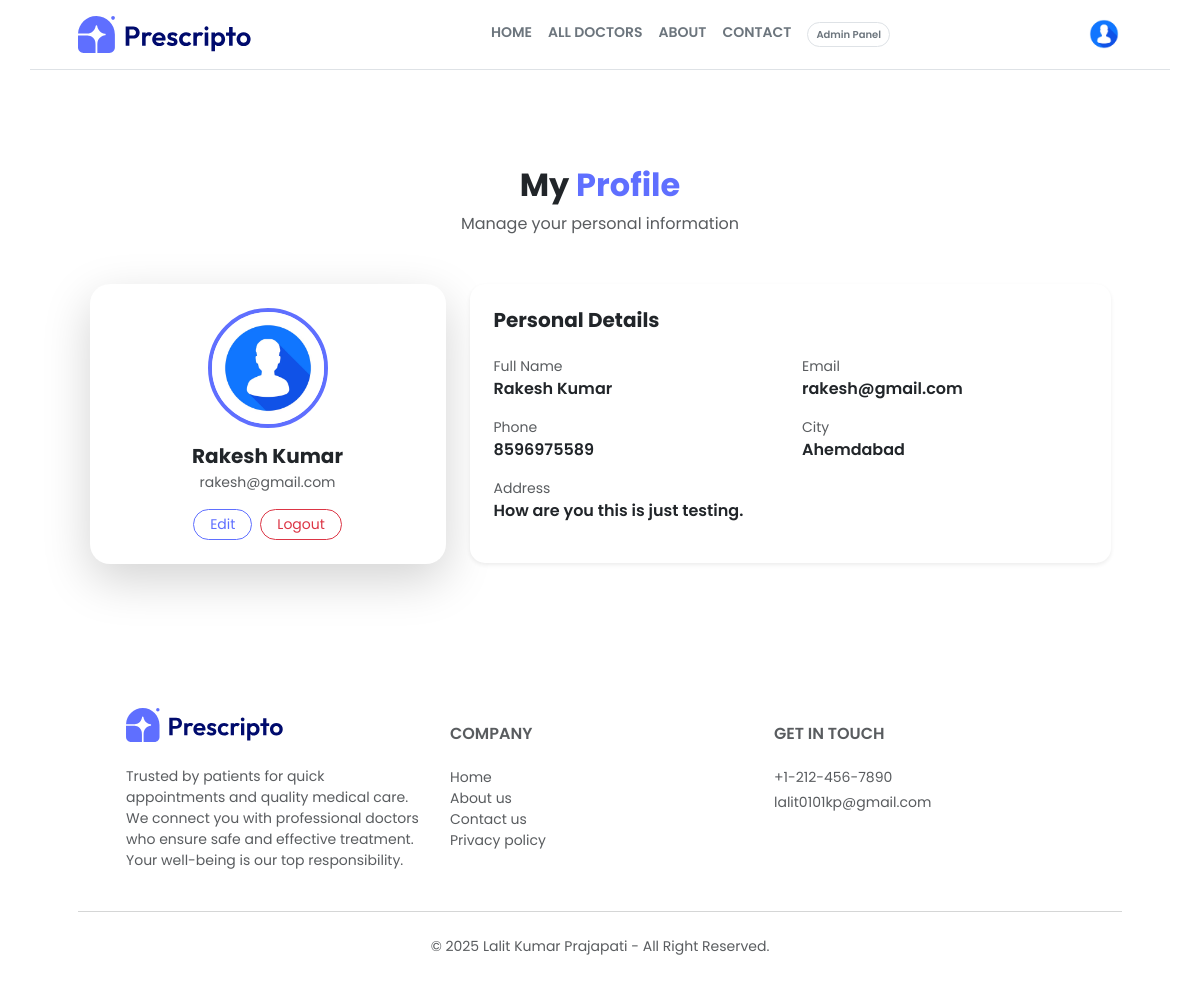
The app's page /my-profile/ (signed in), older data.
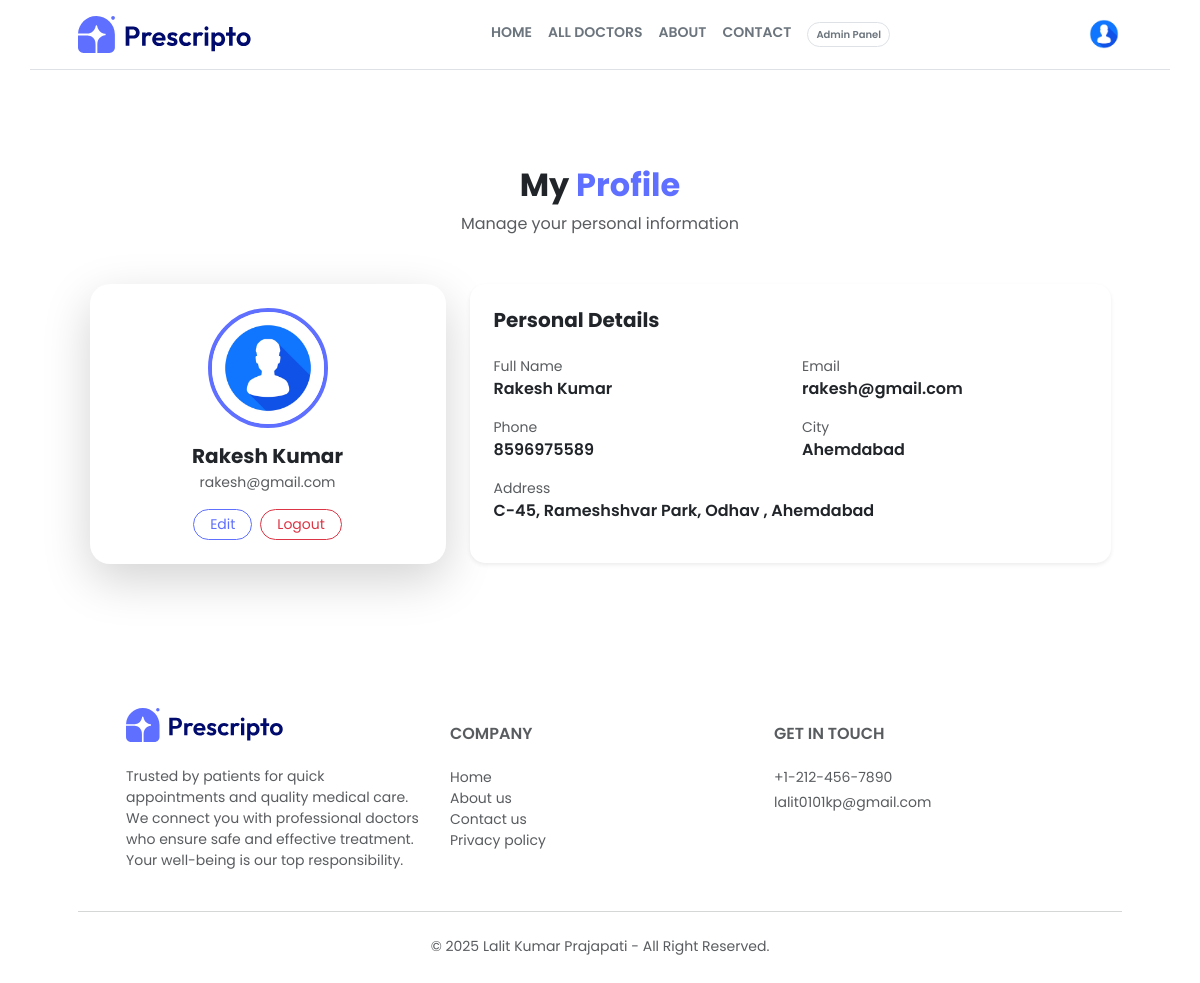
The same page, newer data.
### appointment/models.py (models this page shows, shortened)
class Patients(models.Model):
    username = models.CharField(max_length=100)
    email = models.EmailField()
    password = models.CharField(max_length=100)
    phone = models.CharField(max_length=15, blank=True)
    city = models.CharField(max_length=100, blank=True)
    address = models.TextField(blank=True)
    profile_image = CloudinaryField('image', folder='patients_image')

### appointment/views.py (the view)
# urls.py: path('my-profile/', views.my_profile, name='my_profile'),
def my_profile(request):
    if 'login' in request.session:
        email = request.session['login']
        user = Patients.objects.get(email=email)
        return render(request, 'profile.html', {'user': user})
    else:
        return redirect('login')

### templates/profile.html
{% extends "layout.html" %}
{% load static %}
{% block contant %}
    <section class="container my-5 py-5">
        <div class="text-center mb-5" data-aos="fade-down">
            <h2 class="fw-bold">My <span style="color: rgb(95,111,255);">Profile</span></h2>
            <p class="text-muted">Manage your personal information</p>
        </div>
        <div class="row justify-content-center">
            <div class="col-md-4" data-aos="zoom-in">
                <div class="card border-0 shadow-lg text-center p-4"
                    style="border-radius: 20px; transition: 0.3s;"
                    onmouseover="this.style.transform='translateY(-10px)'"
                    onmouseout="this.style.transform='translateY(0px)'">
                    <div class="mb-3">
                        {% if user.profile_image.image %}
                            <img src="{{ user.profile_image.url }}"
                                class="rounded-circle"
                                style="width:120px; height:120px; object-fit:cover; border:4px solid rgb(95,111,255);">
                        {% else %}
                            <img src="{% static 'assets/assets_frontend/profile.avif' %}"
                                class="rounded-circle"
                                style="width:120px; height:120px; object-fit:cover; border:4px solid rgb(95,111,255);">
                        {% endif %}
                    </div>
                    <h5 class="fw-bold mb-1">{{ user.username }}</h5>
                    <p class="text-muted small">{{ user.email }}</p>
                    <div class="d-flex justify-content-center gap-2">
                        <a href="{% url 'edit_profile' user.id %}" class="btn btn-outline-primary btn-sm rounded-pill px-3"
                            style="border-color: rgb(95,111,255); color: rgb(95,111,255);"
                            onmouseover="this.style.backgroundColor='rgb(95,111,255)'; this.style.color='white';"
                            onmouseout="this.style.backgroundColor=''; this.style.color='rgb(95,111,255)';">
                            Edit
                        </a>
                        <a href="{% url "logout_user" %}" class="btn btn-outline-danger btn-sm rounded-pill px-3">
                            Logout
                        </a>
                    </div>
                </div>
            </div>
            <div class="col-md-7 mt-4 mt-md-0" data-aos="fade-left">
                <div class="card border-0 shadow-sm p-4" style="border-radius: 15px;">
                    <h5 class="fw-bold mb-4">Personal Details</h5>
                    <div class="row mb-3">
                        <div class="col-md-6">
                            <label class="small text-muted text-capitalize">Full Name</label>
                            <div class="fw-semibold">{{ user.username }}</div>
                        </div>
                        <div class="col-md-6">
                            <label class="small text-muted">Email</label>
                            <div class="fw-semibold">{{ user.email }}</div>
                        </div>
                    </div>
                    <div class="row mb-3">
                        <div class="col-md-6">
                            <label class="small text-muted">Phone</label>
                            {% if user.phone %}
                                <div class="fw-semibold">{{ user.phone }}</div>
                            {% else %}
                                <div class="fw-semibold text-muted">Not Added</div>
                            {% endif %}
                        </div>
                        <div class="col-md-6">
                            <label class="small text-muted">City</label>
                            {% if user.city %}
                                <div class="fw-semibold">{{ user.city }}</div>
                            {% else %}
                                <div class="fw-semibold text-muted">Not Added</div>
                            {% endif %}
                        </div>
                    </div>
                    <div class="mb-3">
                        <label class="small text-muted">Address</label>
                        {% if user.address %}
                            <div class="fw-semibold">{{ user.address }}</div>
                        {% else %}
                            <div class="fw-semibold text-muted">Not Added</div>
                        {% endif %}
                    </div>
                </div>
            </div>
        </div>
    </section>
{% endblock %}

### templates/layout.html (shortened to what this page needs)
<html lang="en">
{% load static %}
<head>
  <link href="https://cdn.jsdelivr.net/npm/bootstrap@5.3.3/dist/css/bootstrap.min.css" rel="stylesheet" />
  <link href="https://cdnjs.cloudflare.com/ajax/libs/font-awesome/5.15.3/css/all.min.css" rel="stylesheet" />
  <link href="https://unpkg.com/aos@2.3.4/dist/aos.css" rel="stylesheet">
</head>
<body class="bg-white text-gray-900">
  <header class="container py-3 d-flex flex-wrap align-items-center border-bottom justify-content-between px-5">
    <div class="d-flex align-items-center gap-2">
      <a href="{% url "home" %}">
        <img src="{% static "assets/assets_frontend/logo.svg" %}" alt="Prescripto logo icon of a house with a medical cross inside"
          width="80%" height="80%">
      </a>
    </div>
    <nav class="d-flex gap-3 fw-semibold text-secondary small">
      <a class="text-decoration-none text-secondary hover-effect" href="{% url "home" %}">HOME</a>
      <a class="text-decoration-none text-secondary hover-effect" href="{% url "doctor" 'all doctor' %}">ALL DOCTORS</a>
      <a class="text-decoration-none text-secondary hover-effect" href="{% url "about" %}">ABOUT</a>
      <a class="text-decoration-none text-secondary hover-effect" href="{% url "contact" %}">CONTACT</a>
      <a target="_blank" href="{% url "dash_admin" %}" class="border px-2 py-1 rounded-pill text-decoration-none text-secondary hover-effect" style='font-size:10px;'>Admin Panel</a>
    </nav>
    {% if request.session.login %}
      <div class="position-relative dropdown">
        <a href="#" class="d-inline-block" id="profileDropdown" data-bs-toggle="dropdown" aria-expanded="false">
          <img src="{% static 'assets/assets_frontend/profile.avif' %}" alt="Profile" height="36">
        </a>
      </div>
    {% else %}
      <a href="{% url "register" %}" type="button" class="btn btn-sm text-sm rounded-pill px-4 py-2 text-white text-uppercase fw-semibold"
        style="background-color: rgb(95 111 255);">
        Create account
      </a>
    {% endif %}
  </header>
  {% block contant %}
  {% endblock %}
  <footer class="container p-5 text-muted small">
      <div class="row px-5">
      <div class="col-sm-4 mb-4 mb-sm-0">
          <div class="d-flex align-items-center mb-4">
            <a href="{% url "home" %}">
              <img src="{% static "assets/assets_frontend/logo.svg" %}" alt="Prescripto logo icon of a house with a medical cross inside"
                class="me-2" width="70%" />
            </a>
          </div>
          <p class="text-muted" style="max-width: 300px; line-height: 1.5;">
            Trusted by patients for quick appointments and quality medical care.
            We connect you with professional doctors who ensure safe and effective treatment.
            Your well-being is our top responsibility.
          </p>
      </div>
      <div class="col-sm-4 mb-4 mb-sm-0">
          <h6 class="fw-semibold mt-3 mb-4">COMPANY</h6>
          <ul class="list-unstyled ">
          <li><a href="#" class="text-decoration-none text-muted">Home</a></li>
          <li><a href="#" class="text-decoration-none text-muted">About us</a></li>
          <li><a href="#" class="text-decoration-none text-muted">Contact us</a></li>
          <li><a href="#" class="text-decoration-none text-muted">Privacy policy</a></li>
          </ul>
      </div>
      <div class="col-sm-4 mb-4">
          <h6 class="fw-semibold mb-4 mt-3">GET IN TOUCH</h6>
          <address class="text-muted mb-0">
          <p class="mb-1">+1-212-456-7890</p>
          <p class="mb-0">lalit0101kp@gmail.com</p>
          </address>
      </div>
      </div>
      <hr class="my-4" />
      <p class="text-center text-muted mb-0">
      &copy; 2025 Lalit Kumar Prajapati - All Right Reserved.
      </p>
  </footer>
  </body>
</html>

### templates/layout.html (style rules this page uses)
body { font-family: "Poppins", sans-serif; }

Row changes from the older to the newer data that the page shows:
changed Patients "Rakesh Kumar": address "How are you this is just testing." → "C-45, Rameshshvar Park, Odhav , Ahemdabad"
